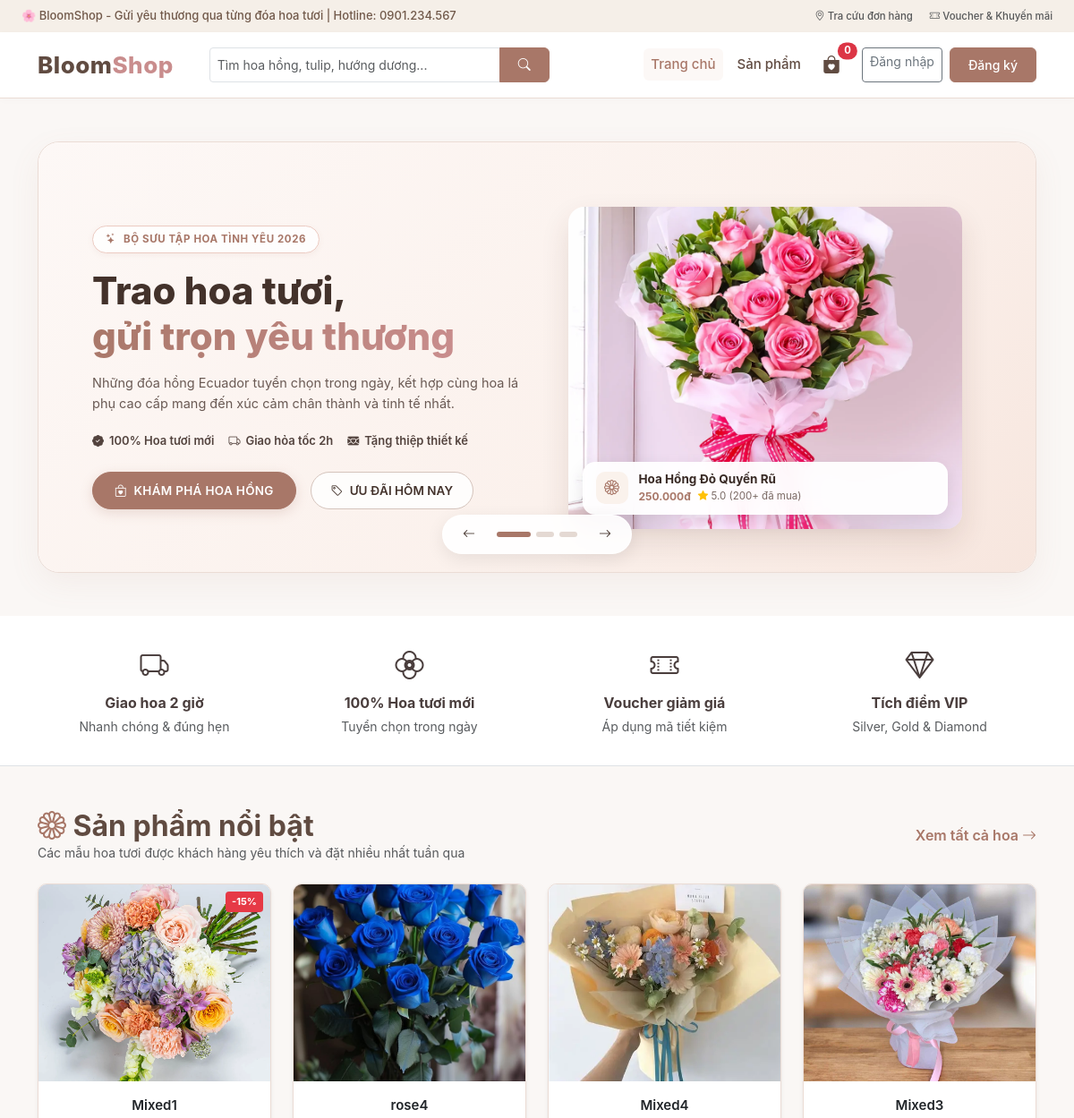
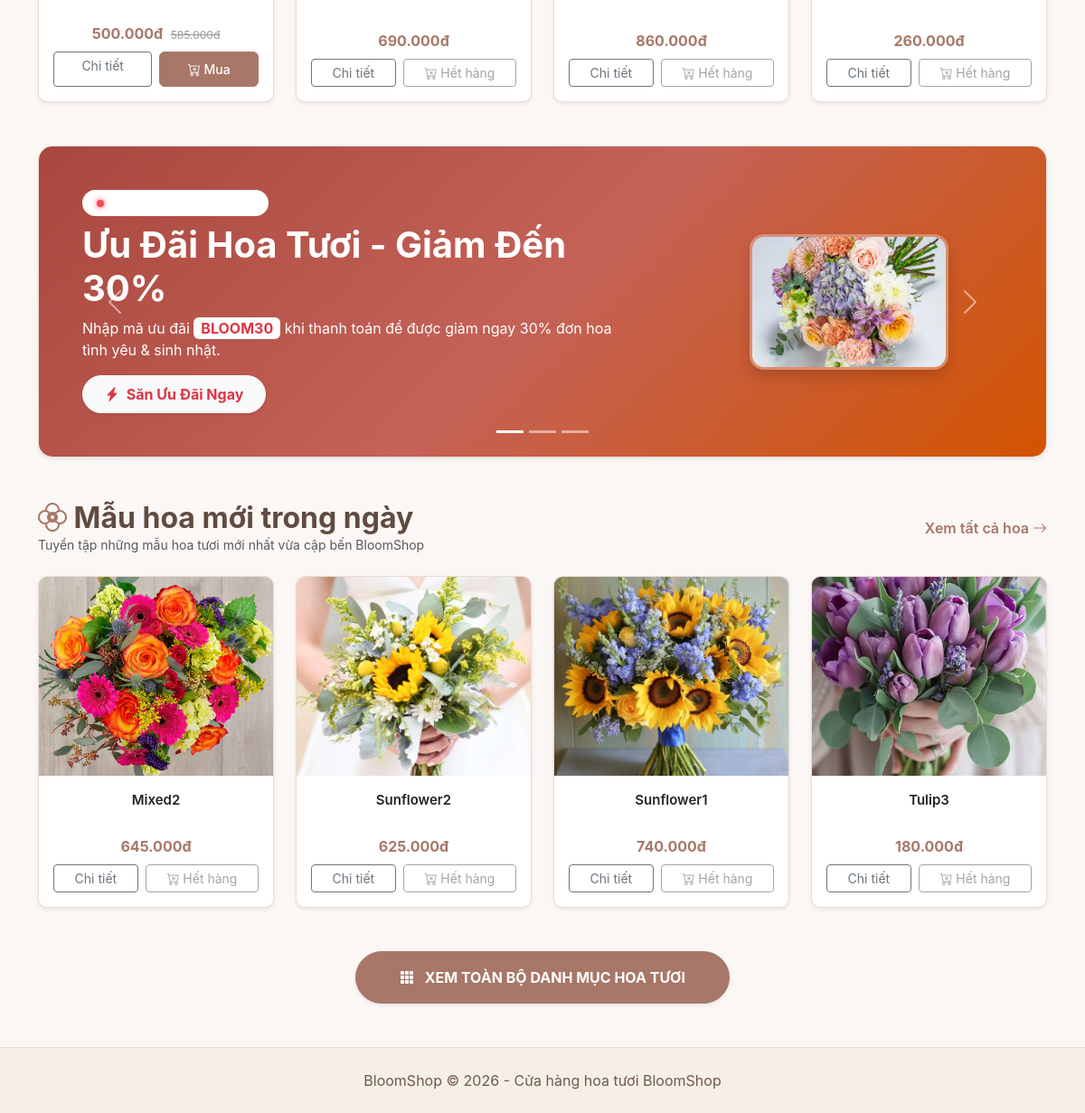
The page / on the database its author committed (2 pictures, top to bottom).
### tables this page shows
CREATE TABLE `sanpham` (
  `id` int(11) NOT NULL AUTO_INCREMENT,
  `name` varchar(150) NOT NULL,
  `price` decimal(12,2) NOT NULL,
  `image` varchar(255) NOT NULL,
  `id_dm` int(11) NOT NULL,
  `sale_price` decimal(12,2) DEFAULT NULL,
  `is_sale` tinyint(1) DEFAULT 0,
  `description` text DEFAULT NULL,
  `so_luong` int(11) NOT NULL DEFAULT 0 COMMENT 'Ton kho hien tai',
  PRIMARY KEY (`id`),
  KEY `id_dm` (`id_dm`),
  CONSTRAINT `sanpham_ibfk_1` FOREIGN KEY (`id_dm`) REFERENCES `danhmuc` (`id`)
);

### controller/BaseController.php (called while the page is built, shortened)
<?php
class BaseController
{
    public function renderView($view_file, $data_truyen = [])
    {
        $asset_dir = file_exists('view/css/style.css') ? 'view' : (file_exists('../view/css/style.css') ? '../view' : 'view');
        extract($data_truyen);
        include __DIR__ . "/../view/header.php";
        include __DIR__ . "/../view/" . $view_file;
        include __DIR__ . "/../view/footer.php";
        exit;
    }
}

### controller/SanPhamController.php (called while the page is built, shortened)
<?php
require_once __DIR__ . '/BaseController.php';
require_once __DIR__ . '/../model/SanPhamModel.php';
class SanPhamController extends BaseController
{
    private $sanPhamModel;
    private $danhMucModel;
    public function __construct()
    {
        $this->sanPhamModel = new SanPhamModel();
        $this->danhMucModel = new DanhMucModel();
    }
    public function trangChu()
    {
        $all_featured = $this->sanPhamModel->getFeaturedProducts(8);
        $hoa_noibat = array_slice($all_featured, 0, 4);
        $hoa_moive = array_slice($all_featured, 4, 4);
        $danhmuc = $this->danhMucModel->getAll();
        $this->renderView('trangchu.php', [
            'hoa_noibat' => $hoa_noibat,
            'hoa_moive' => $hoa_moive,
            'danhmuc' => $danhmuc
        ]);
    }
}

### model/BaseModel.php (called while the page is built, shortened)
<?php
class BaseModel extends database
{
    private static $cached_conn = null;
    protected function get_conn()
    {
        if (self::$cached_conn === null) {
            self::$cached_conn = $this->connection_database();
        }
        return self::$cached_conn;
    }
    public function queryAll($sql, $params = [])
    {
        $conn = $this->get_conn();
        $stmt = $conn->prepare($sql);
        $stmt->execute($params);
        return $stmt->fetchAll(PDO::FETCH_ASSOC);
    }
    public function readitem($sql, $params = [])
    {
        return $this->queryAll($sql, $params);
    }
}

### model/SanPhamModel.php (called while the page is built, shortened)
<?php
require_once __DIR__ . '/BaseModel.php';
class SanPhamModel extends BaseModel
{
    public function getFeaturedProducts($limit = 8)
    {
        $sql = "SELECT * FROM sanpham ORDER BY is_sale DESC, id DESC LIMIT " . (int)$limit;
        return $this->readitem($sql);
    }
}

### view/_product_cards.php (the view, shortened to what this page needs)
<div class="row g-2 g-md-3 g-lg-4">
    <?php if (!empty($sanpham)) { ?>
        <?php foreach ($sanpham as $sp) {
            $has_sale = (!empty($sp['is_sale']) && !empty($sp['sale_price']) && $sp['sale_price'] < $sp['price']);
            $current_price = $has_sale ? $sp['sale_price'] : $sp['price'];
            $discount_pct = $has_sale ? round((($sp['price'] - $sp['sale_price']) / $sp['price']) * 100) : 0;
            $ton_kho = max(0, (int)($sp['so_luong'] ?? 0));
            $het_hang = ($ton_kho <= 0);
        ?>
            <div class="col-6 col-md-4 col-lg-3">
                <div class="card h-100 product-card position-relative border-0 shadow-sm">
                    <?php if ($has_sale) { ?>
                        <span class="badge-sale">-<?= $discount_pct ?>%</span>
                    <?php } ?>
                    <a href="index.php?act=chitiettsp&id=<?= $sp['id'] ?>" class="text-decoration-none d-block overflow-hidden">
                        <img class="card-img-top product-image" src="<?= $asset_dir ?>/image/sanpham/<?= htmlspecialchars($sp['image']) ?>" alt="<?= htmlspecialchars($sp['name']) ?>" onerror="this.src='<?= $asset_dir ?>/image/banner.jpg'">
                    </a>
                    <div class="card-body d-flex flex-column text-center p-2 p-md-3">
                        <h6 class="card-title mb-1 mb-md-2">
                            <a href="index.php?act=chitiettsp&id=<?= $sp['id'] ?>" class="text-dark text-decoration-none fw-semibold product-title-link">
                                <?= htmlspecialchars($sp['name']) ?>
                            </a>
                        </h6>
                        <div class="mt-auto">
                            <div class="mb-2">
                                <span class="price-text"><?= number_format($current_price, 0, ',', '.') ?>đ</span>
                                <?php if ($has_sale) { ?>
                                    <span class="old-price ms-1 d-none d-sm-inline"><?= number_format($sp['price'], 0, ',', '.') ?>đ</span>
                                <?php } ?>
                            </div>
                            <div class="d-flex gap-1 gap-md-2 justify-content-center">
                                <a href="index.php?act=chitiettsp&id=<?= $sp['id'] ?>" class="btn btn-outline-secondary btn-sm flex-fill px-1 px-md-2 text-nowrap">
                                    Chi tiết
                                </a>
                                <?php if (!$het_hang): ?>
                                    <form method="POST"
                                        action="index.php?act=themgiohang"
                                        class="m-0 flex-fill">
                                        <button type="submit"
                                                name="themgiohang"
                                                class="btn btn-bloom btn-sm w-100 px-1 px-md-2 text-nowrap">
                                            <i class="bi bi-cart-plus"></i>
                                            <span class="d-none d-sm-inline">Mua</span>
                                        </button>
                                    </form>
                                <?php else: ?>
                                    <button type="button"
                                            class="btn btn-outline-secondary btn-sm flex-fill"
                                            disabled>
                                        <i class="bi bi-cart-x"></i>
                                        Hết hàng
                                    </button>
                                <?php endif; ?>
                            </div>
                        </div>
                    </div>
                </div>
            </div>
        <?php } ?>
    <?php } ?>
</div>

### view/css/style.css (style rules this page uses)
:root { --bloom-primary: #a87768; --bloom-hover: #81594e; --bloom-dark: #604b41; --bloom-light: #faf7f5; --bloom-cream: #f5efe8; --bloom-accent: #c98d8d; --bloom-border: #ebdcd5; }
html { scroll-behavior: smooth; }
body { margin: 0; font-family: -apple-system, BlinkMacSystemFont, "Segoe UI", Roboto, "Helvetica Neue", Arial, sans-serif; background-color: var(--bloom-light); color: #4a3e3d; text-rendering: optimizeLegibility; -webkit-font-smoothing: antialiased; }
a { color: var(--bloom-primary); text-decoration: none; transition: color 0.2s ease; }
.hero-button, .btn-bloom { background-color: var(--bloom-primary); border-color: var(--bloom-primary); color: #ffffff; padding: 8px 20px; border-radius: 6px; font-weight: 500; transition: all 0.2s ease; }
.product-card { transition: all 0.25s ease-in-out; border: 1px solid var(--bloom-border) !important; border-radius: 10px; overflow: hidden; background: #ffffff; }
.product-image { width: 100%; height: 220px; object-fit: cover; transition: transform 0.3s ease; }
.product-title-link { display: -webkit-box; -webkit-line-clamp: 2; -webkit-box-orient: vertical; overflow: hidden; min-height: 42px; font-size: 15px; line-height: 1.4; }
.price-text { color: var(--bloom-primary); font-size: 16px; font-weight: 700; }
.old-price { font-size: 12px; color: #999; text-decoration: line-through; }
.badge-sale { position: absolute; top: 8px; right: 8px; background: #e63946; color: #fff; padding: 3px 7px; font-size: 11px; font-weight: bold; border-radius: 4px; z-index: 2; }

### rows shown on the page
sanpham: discount_pct "15", image (picture), name "Mixed1", current_price "500.000", price "585.000"
sanpham: image (picture), name "rose4", current_price "690.000", so_luong 0 (drawn)
sanpham: image (picture), name "Mixed4", current_price "860.000", so_luong 0 (drawn)
sanpham: image (picture), name "Mixed3", current_price "260.000", so_luong 0 (drawn)
sanpham: image (picture), name "Mixed2", current_price "645.000", so_luong 0 (drawn)
sanpham: image (picture), name "Sunflower2", current_price "625.000", so_luong 0 (drawn)
sanpham: image (picture), name "Sunflower1", current_price "740.000", so_luong 0 (drawn)
sanpham: image (picture), name "Tulip3", current_price "180.000", so_luong 0 (drawn)

### other values the page prints
$cart_count "0"
